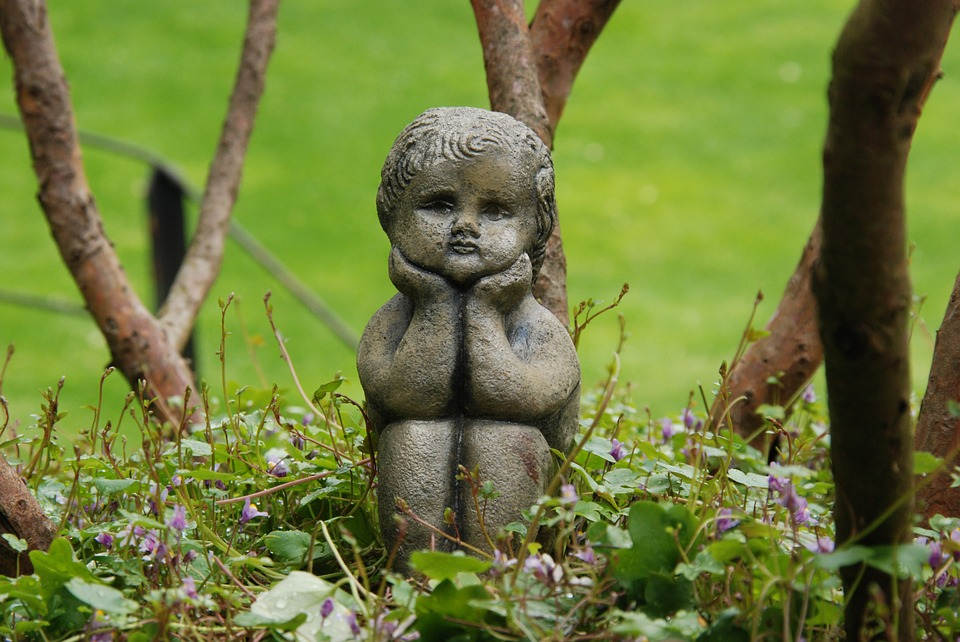
#> input picture image_basics/test.jpg, 960 x 642 px
$ python channels.py
#> lines starting #> are read from the running program, lines starting #| are printed output that depends on the picture
from cv2 import cv2

pic = cv2.imread("test.jpg")
#> pic is the input picture: shape (642, 960, 3); mean B, G, R 58.9, 124.2, 111.1

print(pic.shape)
#| (642, 960, 3)

(b, g, r) = cv2.split(pic)
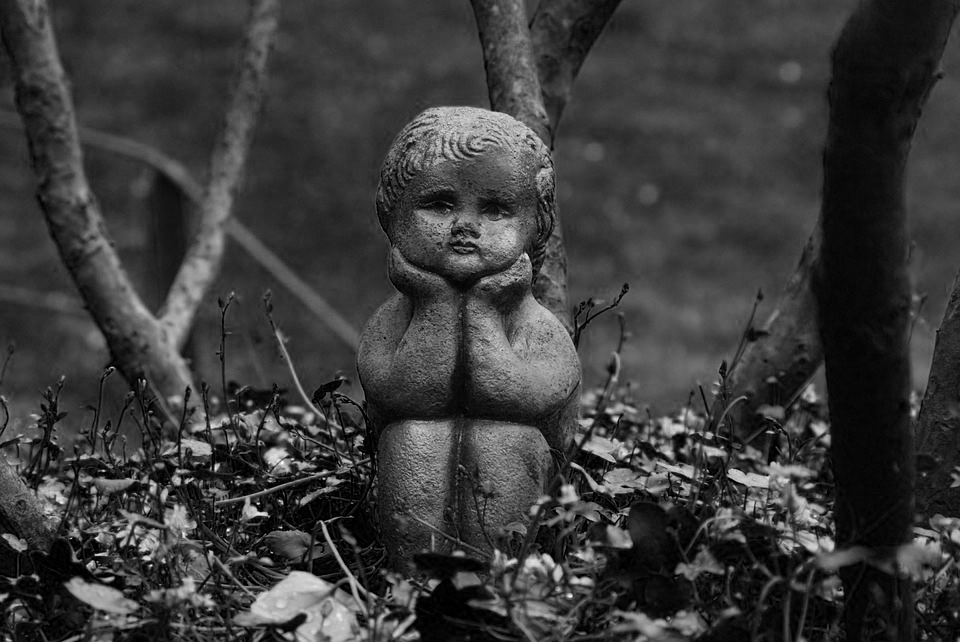
#> b: shape (642, 960); min 0, max 255, mean 58.9
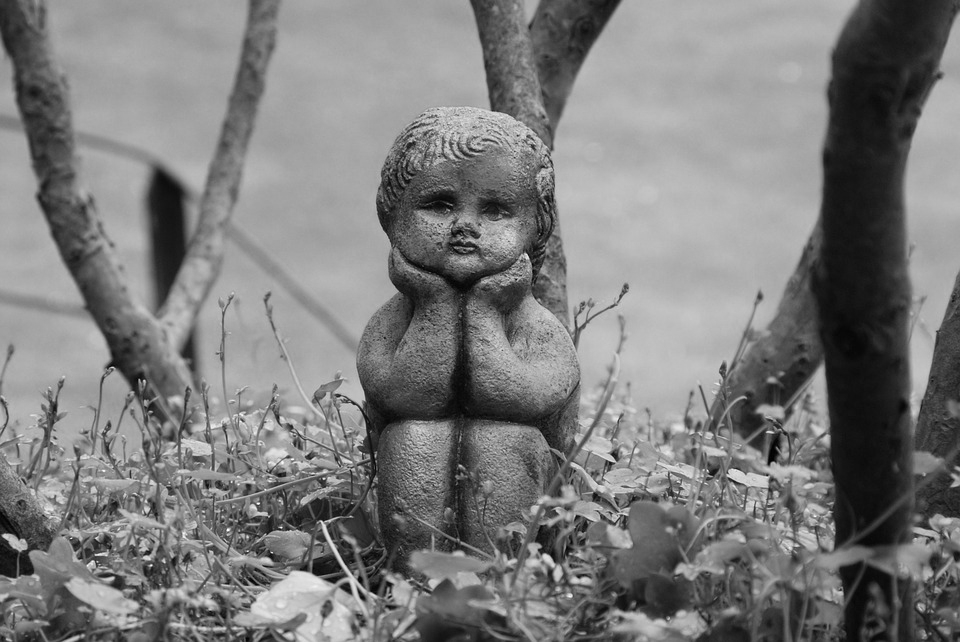
#> g: shape (642, 960); min 0, max 255, mean 124.2
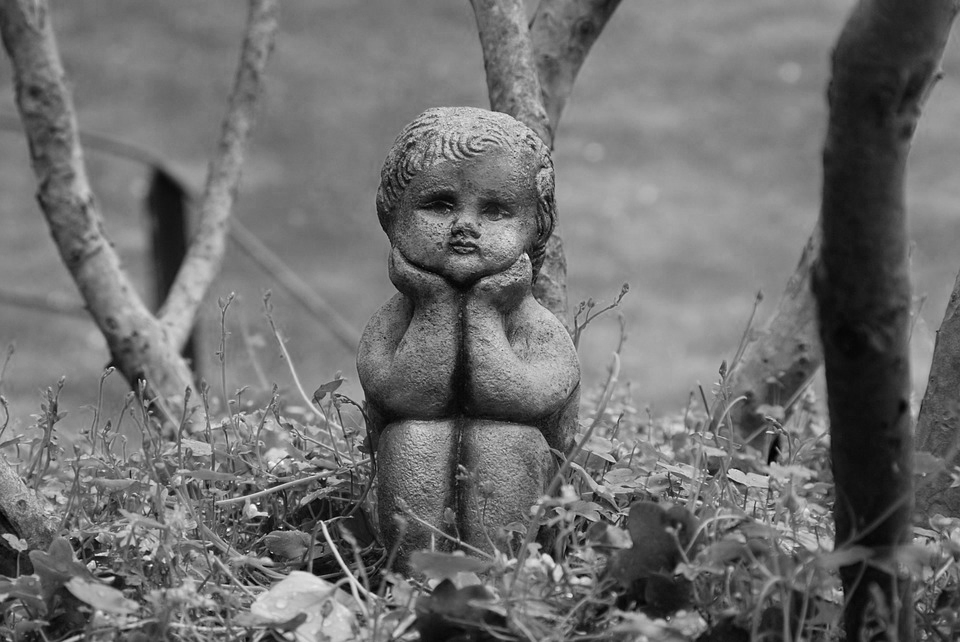
#> r: shape (642, 960); min 0, max 255, mean 111.1

# cv2.imshow("BLUE", b)
# cv2.imshow("GREE", g)
# cv2.imshow("RED", r)

merged_pic = cv2.merge((b, g, r))
cv2.imshow("MERGED", merged_pic)

cv2.waitKey(5000)
